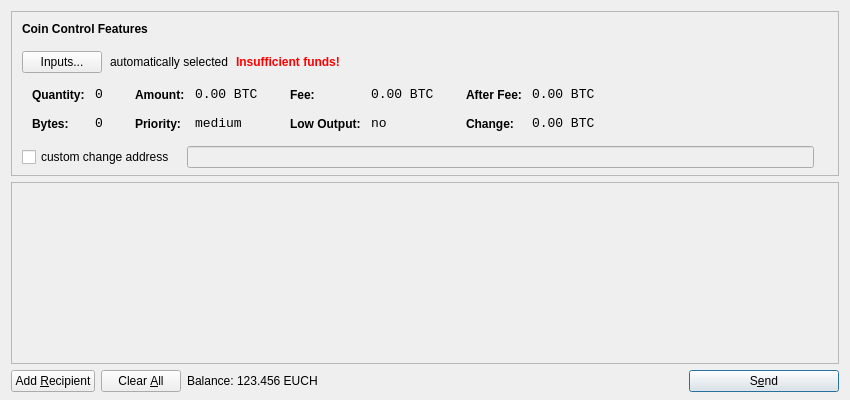
<?xml version="1.0" encoding="UTF-8"?>
<ui version="4.0">
 <class>SendCoinsDialog</class>
 <widget class="QDialog" name="SendCoinsDialog">
  <property name="geometry">
   <rect>
    <x>0</x>
    <y>0</y>
    <width>850</width>
    <height>400</height>
   </rect>
  </property>
  <property name="windowTitle">
   <string>Send Coins</string>
  </property>
  <layout class="QVBoxLayout" name="verticalLayout" stretch="0,1,0">
   <property name="bottomMargin">
    <number>8</number>
   </property>
   <item>
    <widget class="QFrame" name="frameCoinControl">
     <property name="sizePolicy">
      <sizepolicy hsizetype="Expanding" vsizetype="Expanding">
       <horstretch>0</horstretch>
       <verstretch>0</verstretch>
      </sizepolicy>
     </property>
     <property name="maximumSize">
      <size>
       <width>16777215</width>
       <height>16777215</height>
      </size>
     </property>
     <property name="frameShape">
      <enum>QFrame::StyledPanel</enum>
     </property>
     <property name="frameShadow">
      <enum>QFrame::Sunken</enum>
     </property>
     <layout class="QVBoxLayout" name="verticalLayoutCoinControl2">
      <property name="spacing">
       <number>-1</number>
      </property>
      <property name="leftMargin">
       <number>0</number>
      </property>
      <property name="topMargin">
       <number>0</number>
      </property>
      <property name="rightMargin">
       <number>0</number>
      </property>
      <property name="bottomMargin">
       <number>6</number>
      </property>
      <item>
       <layout class="QVBoxLayout" name="verticalLayoutCoinControl" stretch="0,0,0,0,1">
        <property name="spacing">
         <number>0</number>
        </property>
        <property name="leftMargin">
         <number>10</number>
        </property>
        <property name="topMargin">
         <number>10</number>
        </property>
        <item>
         <layout class="QHBoxLayout" name="horizontalLayoutCoinControl1">
          <property name="bottomMargin">
           <number>15</number>
          </property>
          <item>
           <widget class="QLabel" name="labelCoinControlFeatures">
            <property name="sizePolicy">
             <sizepolicy hsizetype="Preferred" vsizetype="Maximum">
              <horstretch>0</horstretch>
              <verstretch>0</verstretch>
             </sizepolicy>
            </property>
            <property name="font">
             <font>
              <weight>75</weight>
              <bold>true</bold>
             </font>
            </property>
            <property name="styleSheet">
             <string notr="true">font-weight:bold;</string>
            </property>
            <property name="text">
             <string>Coin Control Features</string>
            </property>
           </widget>
          </item>
         </layout>
        </item>
        <item>
         <layout class="QHBoxLayout" name="horizontalLayoutCoinControl2" stretch="0,0,0,0">
          <property name="spacing">
           <number>8</number>
          </property>
          <property name="bottomMargin">
           <number>10</number>
          </property>
          <item>
           <widget class="QPushButton" name="pushButtonCoinControl">
            <property name="styleSheet">
             <string notr="true"/>
            </property>
            <property name="text">
             <string>Inputs...</string>
            </property>
           </widget>
          </item>
          <item>
           <widget class="QLabel" name="labelCoinControlAutomaticallySelected">
            <property name="text">
             <string>automatically selected</string>
            </property>
            <property name="margin">
             <number>5</number>
            </property>
           </widget>
          </item>
          <item>
           <widget class="QLabel" name="labelCoinControlInsuffFunds">
            <property name="font">
             <font>
              <weight>75</weight>
              <bold>true</bold>
             </font>
            </property>
            <property name="styleSheet">
             <string notr="true">color:red;font-weight:bold;</string>
            </property>
            <property name="text">
             <string>Insufficient funds!</string>
            </property>
            <property name="margin">
             <number>5</number>
            </property>
           </widget>
          </item>
          <item>
           <spacer name="horizontalSpacerCoinControl">
            <property name="orientation">
             <enum>Qt::Horizontal</enum>
            </property>
            <property name="sizeHint" stdset="0">
             <size>
              <width>40</width>
              <height>1</height>
             </size>
            </property>
           </spacer>
          </item>
         </layout>
        </item>
        <item>
         <widget class="QWidget" name="widgetCoinControl" native="true">
          <property name="sizePolicy">
           <sizepolicy hsizetype="Preferred" vsizetype="Preferred">
            <horstretch>0</horstretch>
            <verstretch>0</verstretch>
           </sizepolicy>
          </property>
          <property name="minimumSize">
           <size>
            <width>0</width>
            <height>0</height>
           </size>
          </property>
          <property name="styleSheet">
           <string notr="true"/>
          </property>
          <layout class="QHBoxLayout" name="horizontalLayoutCoinControl5">
           <property name="margin">
            <number>0</number>
           </property>
           <item>
            <layout class="QHBoxLayout" name="horizontalLayoutCoinControl3" stretch="0,0,0,1">
             <property name="spacing">
              <number>20</number>
             </property>
             <property name="topMargin">
              <number>0</number>
             </property>
             <property name="bottomMargin">
              <number>10</number>
             </property>
             <item>
              <layout class="QFormLayout" name="formLayoutCoinControl1">
               <property name="horizontalSpacing">
                <number>10</number>
               </property>
               <property name="verticalSpacing">
                <number>14</number>
               </property>
               <property name="leftMargin">
                <number>10</number>
               </property>
               <property name="topMargin">
                <number>4</number>
               </property>
               <property name="rightMargin">
                <number>6</number>
               </property>
               <item row="0" column="0">
                <widget class="QLabel" name="labelCoinControlQuantityText">
                 <property name="styleSheet">
                  <string notr="true">font-weight:bold;</string>
                 </property>
                 <property name="text">
                  <string>Quantity:</string>
                 </property>
                 <property name="margin">
                  <number>0</number>
                 </property>
                </widget>
               </item>
               <item row="0" column="1">
                <widget class="QLabel" name="labelCoinControlQuantity">
                 <property name="font">
                  <font>
                   <family>Monospace</family>
                   <pointsize>10</pointsize>
                  </font>
                 </property>
                 <property name="cursor">
                  <cursorShape>IBeamCursor</cursorShape>
                 </property>
                 <property name="contextMenuPolicy">
                  <enum>Qt::ActionsContextMenu</enum>
                 </property>
                 <property name="text">
                  <string notr="true">0</string>
                 </property>
                 <property name="margin">
                  <number>0</number>
                 </property>
                 <property name="textInteractionFlags">
                  <set>Qt::LinksAccessibleByMouse|Qt::TextSelectableByKeyboard|Qt::TextSelectableByMouse</set>
                 </property>
                </widget>
               </item>
               <item row="1" column="0">
                <widget class="QLabel" name="labelCoinControlBytesText">
                 <property name="styleSheet">
                  <string notr="true">font-weight:bold;</string>
                 </property>
                 <property name="text">
                  <string>Bytes:</string>
                 </property>
                </widget>
               </item>
               <item row="1" column="1">
                <widget class="QLabel" name="labelCoinControlBytes">
                 <property name="font">
                  <font>
                   <family>Monospace</family>
                   <pointsize>10</pointsize>
                  </font>
                 </property>
                 <property name="cursor">
                  <cursorShape>IBeamCursor</cursorShape>
                 </property>
                 <property name="contextMenuPolicy">
                  <enum>Qt::ActionsContextMenu</enum>
                 </property>
                 <property name="text">
                  <string notr="true">0</string>
                 </property>
                 <property name="textInteractionFlags">
                  <set>Qt::LinksAccessibleByMouse|Qt::TextSelectableByKeyboard|Qt::TextSelectableByMouse</set>
                 </property>
                </widget>
               </item>
              </layout>
             </item>
             <item>
              <layout class="QFormLayout" name="formLayoutCoinControl2">
               <property name="horizontalSpacing">
                <number>10</number>
               </property>
               <property name="verticalSpacing">
                <number>14</number>
               </property>
               <property name="leftMargin">
                <number>6</number>
               </property>
               <property name="topMargin">
                <number>4</number>
               </property>
               <property name="rightMargin">
                <number>6</number>
               </property>
               <item row="0" column="0">
                <widget class="QLabel" name="labelCoinControlAmountText">
                 <property name="styleSheet">
                  <string notr="true">font-weight:bold;</string>
                 </property>
                 <property name="text">
                  <string>Amount:</string>
                 </property>
                 <property name="margin">
                  <number>0</number>
                 </property>
                </widget>
               </item>
               <item row="0" column="1">
                <widget class="QLabel" name="labelCoinControlAmount">
                 <property name="font">
                  <font>
                   <family>Monospace</family>
                   <pointsize>10</pointsize>
                  </font>
                 </property>
                 <property name="cursor">
                  <cursorShape>IBeamCursor</cursorShape>
                 </property>
                 <property name="contextMenuPolicy">
                  <enum>Qt::ActionsContextMenu</enum>
                 </property>
                 <property name="text">
                  <string notr="true">0.00 BTC</string>
                 </property>
                 <property name="textInteractionFlags">
                  <set>Qt::LinksAccessibleByMouse|Qt::TextSelectableByKeyboard|Qt::TextSelectableByMouse</set>
                 </property>
                </widget>
               </item>
               <item row="1" column="0">
                <widget class="QLabel" name="labelCoinControlPriorityText">
                 <property name="styleSheet">
                  <string notr="true">font-weight:bold;</string>
                 </property>
                 <property name="text">
                  <string>Priority:</string>
                 </property>
                </widget>
               </item>
               <item row="1" column="1">
                <widget class="QLabel" name="labelCoinControlPriority">
                 <property name="font">
                  <font>
                   <family>Monospace</family>
                   <pointsize>10</pointsize>
                  </font>
                 </property>
                 <property name="cursor">
                  <cursorShape>IBeamCursor</cursorShape>
                 </property>
                 <property name="contextMenuPolicy">
                  <enum>Qt::ActionsContextMenu</enum>
                 </property>
                 <property name="text">
                  <string>medium</string>
                 </property>
                 <property name="textInteractionFlags">
                  <set>Qt::LinksAccessibleByMouse|Qt::TextSelectableByKeyboard|Qt::TextSelectableByMouse</set>
                 </property>
                </widget>
               </item>
              </layout>
             </item>
             <item>
              <layout class="QFormLayout" name="formLayoutCoinControl3">
               <property name="horizontalSpacing">
                <number>10</number>
               </property>
               <property name="verticalSpacing">
                <number>14</number>
               </property>
               <property name="leftMargin">
                <number>6</number>
               </property>
               <property name="topMargin">
                <number>4</number>
               </property>
               <property name="rightMargin">
                <number>6</number>
               </property>
               <item row="0" column="0">
                <widget class="QLabel" name="labelCoinControlFeeText">
                 <property name="styleSheet">
                  <string notr="true">font-weight:bold;</string>
                 </property>
                 <property name="text">
                  <string>Fee:</string>
                 </property>
                 <property name="margin">
                  <number>0</number>
                 </property>
                </widget>
               </item>
               <item row="0" column="1">
                <widget class="QLabel" name="labelCoinControlFee">
                 <property name="font">
                  <font>
                   <family>Monospace</family>
                   <pointsize>10</pointsize>
                  </font>
                 </property>
                 <property name="cursor">
                  <cursorShape>IBeamCursor</cursorShape>
                 </property>
                 <property name="contextMenuPolicy">
                  <enum>Qt::ActionsContextMenu</enum>
                 </property>
                 <property name="text">
                  <string notr="true">0.00 BTC</string>
                 </property>
                 <property name="textInteractionFlags">
                  <set>Qt::LinksAccessibleByMouse|Qt::TextSelectableByKeyboard|Qt::TextSelectableByMouse</set>
                 </property>
                </widget>
               </item>
               <item row="1" column="0">
                <widget class="QLabel" name="labelCoinControlLowOutputText">
                 <property name="styleSheet">
                  <string notr="true">font-weight:bold;</string>
                 </property>
                 <property name="text">
                  <string>Low Output:</string>
                 </property>
                </widget>
               </item>
               <item row="1" column="1">
                <widget class="QLabel" name="labelCoinControlLowOutput">
                 <property name="font">
                  <font>
                   <family>Monospace</family>
                   <pointsize>10</pointsize>
                  </font>
                 </property>
                 <property name="cursor">
                  <cursorShape>IBeamCursor</cursorShape>
                 </property>
                 <property name="contextMenuPolicy">
                  <enum>Qt::ActionsContextMenu</enum>
                 </property>
                 <property name="text">
                  <string>no</string>
                 </property>
                 <property name="textInteractionFlags">
                  <set>Qt::LinksAccessibleByMouse|Qt::TextSelectableByKeyboard|Qt::TextSelectableByMouse</set>
                 </property>
                </widget>
               </item>
              </layout>
             </item>
             <item>
              <layout class="QFormLayout" name="formLayoutCoinControl4">
               <property name="horizontalSpacing">
                <number>10</number>
               </property>
               <property name="verticalSpacing">
                <number>14</number>
               </property>
               <property name="leftMargin">
                <number>6</number>
               </property>
               <property name="topMargin">
                <number>4</number>
               </property>
               <property name="rightMargin">
                <number>6</number>
               </property>
               <item row="0" column="0">
                <widget class="QLabel" name="labelCoinControlAfterFeeText">
                 <property name="styleSheet">
                  <string notr="true">font-weight:bold;</string>
                 </property>
                 <property name="text">
                  <string>After Fee:</string>
                 </property>
                 <property name="margin">
                  <number>0</number>
                 </property>
                </widget>
               </item>
               <item row="0" column="1">
                <widget class="QLabel" name="labelCoinControlAfterFee">
                 <property name="font">
                  <font>
                   <family>Monospace</family>
                   <pointsize>10</pointsize>
                  </font>
                 </property>
                 <property name="cursor">
                  <cursorShape>IBeamCursor</cursorShape>
                 </property>
                 <property name="contextMenuPolicy">
                  <enum>Qt::ActionsContextMenu</enum>
                 </property>
                 <property name="text">
                  <string notr="true">0.00 BTC</string>
                 </property>
                 <property name="textInteractionFlags">
                  <set>Qt::LinksAccessibleByMouse|Qt::TextSelectableByKeyboard|Qt::TextSelectableByMouse</set>
                 </property>
                </widget>
               </item>
               <item row="1" column="0">
                <widget class="QLabel" name="labelCoinControlChangeText">
                 <property name="styleSheet">
                  <string notr="true">font-weight:bold;</string>
                 </property>
                 <property name="text">
                  <string>Change:</string>
                 </property>
                </widget>
               </item>
               <item row="1" column="1">
                <widget class="QLabel" name="labelCoinControlChange">
                 <property name="font">
                  <font>
                   <family>Monospace</family>
                   <pointsize>10</pointsize>
                  </font>
                 </property>
                 <property name="cursor">
                  <cursorShape>IBeamCursor</cursorShape>
                 </property>
                 <property name="contextMenuPolicy">
                  <enum>Qt::ActionsContextMenu</enum>
                 </property>
                 <property name="text">
                  <string notr="true">0.00 BTC</string>
                 </property>
                 <property name="textInteractionFlags">
                  <set>Qt::LinksAccessibleByMouse|Qt::TextSelectableByKeyboard|Qt::TextSelectableByMouse</set>
                 </property>
                </widget>
               </item>
              </layout>
             </item>
            </layout>
           </item>
          </layout>
         </widget>
        </item>
        <item>
         <layout class="QHBoxLayout" name="horizontalLayoutCoinControl4" stretch="0,0,0">
          <property name="spacing">
           <number>12</number>
          </property>
          <property name="sizeConstraint">
           <enum>QLayout::SetDefaultConstraint</enum>
          </property>
          <property name="topMargin">
           <number>5</number>
          </property>
          <property name="rightMargin">
           <number>5</number>
          </property>
          <item>
           <widget class="QCheckBox" name="checkBoxCoinControlChange">
            <property name="text">
             <string>custom change address</string>
            </property>
           </widget>
          </item>
          <item>
           <widget class="QLineEdit" name="lineEditCoinControlChange">
            <property name="enabled">
             <bool>false</bool>
            </property>
            <property name="sizePolicy">
             <sizepolicy hsizetype="Expanding" vsizetype="Fixed">
              <horstretch>0</horstretch>
              <verstretch>0</verstretch>
             </sizepolicy>
            </property>
           </widget>
          </item>
          <item>
           <widget class="QLabel" name="labelCoinControlChangeLabel">
            <property name="sizePolicy">
             <sizepolicy hsizetype="Preferred" vsizetype="Expanding">
              <horstretch>0</horstretch>
              <verstretch>0</verstretch>
             </sizepolicy>
            </property>
            <property name="minimumSize">
             <size>
              <width>0</width>
              <height>0</height>
             </size>
            </property>
            <property name="text">
             <string/>
            </property>
            <property name="margin">
             <number>3</number>
            </property>
           </widget>
          </item>
         </layout>
        </item>
        <item>
         <spacer name="verticalSpacerCoinControl">
          <property name="orientation">
           <enum>Qt::Vertical</enum>
          </property>
          <property name="sizeHint" stdset="0">
           <size>
            <width>800</width>
            <height>1</height>
           </size>
          </property>
         </spacer>
        </item>
       </layout>
      </item>
     </layout>
    </widget>
   </item>
   <item>
    <widget class="QScrollArea" name="scrollArea">
     <property name="widgetResizable">
      <bool>true</bool>
     </property>
     <widget class="QWidget" name="scrollAreaWidgetContents">
      <property name="geometry">
       <rect>
        <x>0</x>
        <y>0</y>
        <width>830</width>
        <height>165</height>
       </rect>
      </property>
      <layout class="QVBoxLayout" name="verticalLayout_2">
       <property name="margin">
        <number>0</number>
       </property>
       <item>
        <layout class="QVBoxLayout" name="entries">
         <property name="spacing">
          <number>6</number>
         </property>
        </layout>
       </item>
       <item>
        <spacer name="verticalSpacer">
         <property name="orientation">
          <enum>Qt::Vertical</enum>
         </property>
         <property name="sizeHint" stdset="0">
          <size>
           <width>20</width>
           <height>40</height>
          </size>
         </property>
        </spacer>
       </item>
      </layout>
     </widget>
    </widget>
   </item>
   <item>
    <layout class="QHBoxLayout" name="horizontalLayout">
     <item>
      <widget class="QPushButton" name="addButton">
       <property name="toolTip">
        <string>Send to multiple recipients at once</string>
       </property>
       <property name="text">
        <string>Add &amp;Recipient</string>
       </property>
       <property name="icon">
        <iconset resource="../bitcoin.qrc">
         <normaloff>:/icons/add</normaloff>:/icons/add</iconset>
       </property>
       <property name="autoDefault">
        <bool>false</bool>
       </property>
      </widget>
     </item>
     <item>
      <widget class="QPushButton" name="clearButton">
       <property name="sizePolicy">
        <sizepolicy hsizetype="Minimum" vsizetype="Fixed">
         <horstretch>0</horstretch>
         <verstretch>0</verstretch>
        </sizepolicy>
       </property>
       <property name="toolTip">
        <string>Remove all transaction fields</string>
       </property>
       <property name="text">
        <string>Clear &amp;All</string>
       </property>
       <property name="icon">
        <iconset resource="../bitcoin.qrc">
         <normaloff>:/icons/remove</normaloff>:/icons/remove</iconset>
       </property>
       <property name="autoRepeatDelay">
        <number>300</number>
       </property>
       <property name="autoDefault">
        <bool>false</bool>
       </property>
      </widget>
     </item>
     <item>
      <layout class="QHBoxLayout" name="horizontalLayout_2">
       <property name="spacing">
        <number>3</number>
       </property>
       <item>
        <widget class="QLabel" name="label">
         <property name="text">
          <string>Balance:</string>
         </property>
        </widget>
       </item>
       <item>
        <widget class="QLabel" name="labelBalance">
         <property name="cursor">
          <cursorShape>IBeamCursor</cursorShape>
         </property>
         <property name="text">
          <string>123.456 EUCH</string>
         </property>
         <property name="textInteractionFlags">
          <set>Qt::LinksAccessibleByMouse|Qt::TextSelectableByKeyboard|Qt::TextSelectableByMouse</set>
         </property>
        </widget>
       </item>
      </layout>
     </item>
     <item>
      <spacer name="horizontalSpacer">
       <property name="orientation">
        <enum>Qt::Horizontal</enum>
       </property>
       <property name="sizeHint" stdset="0">
        <size>
         <width>40</width>
         <height>20</height>
        </size>
       </property>
      </spacer>
     </item>
     <item>
      <widget class="QPushButton" name="sendButton">
       <property name="minimumSize">
        <size>
         <width>150</width>
         <height>0</height>
        </size>
       </property>
       <property name="toolTip">
        <string>Confirm the send action</string>
       </property>
       <property name="text">
        <string>S&amp;end</string>
       </property>
       <property name="icon">
        <iconset resource="../bitcoin.qrc">
         <normaloff>:/icons/send</normaloff>:/icons/send</iconset>
       </property>
       <property name="default">
        <bool>true</bool>
       </property>
      </widget>
     </item>
    </layout>
   </item>
  </layout>
 </widget>
 <resources>
  <include location="../bitcoin.qrc"/>
 </resources>
 <connections/>
</ui>
